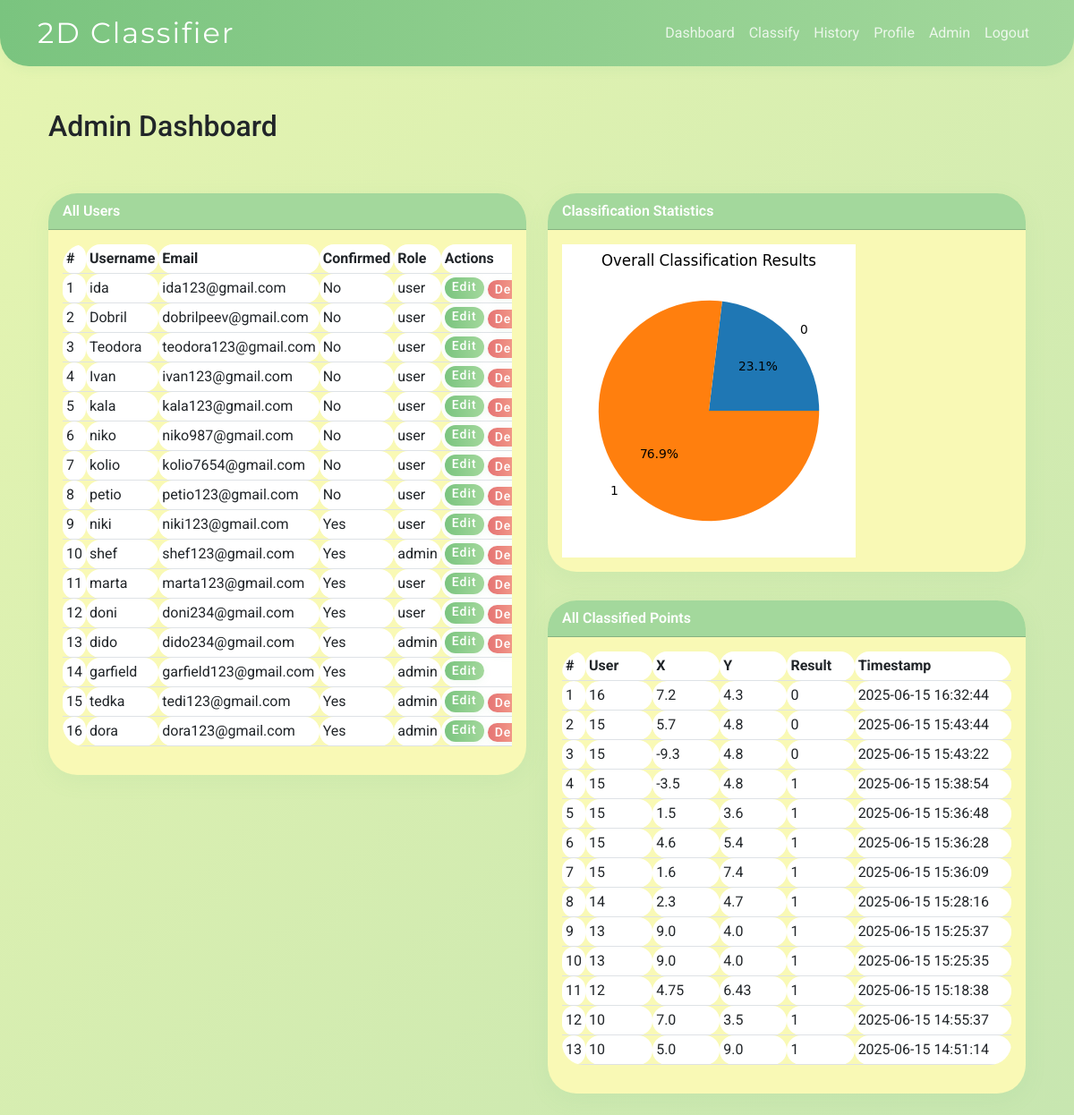
The app's page /admin (signed in) with its own data.
### app/models.py (models this page shows)
class User(UserMixin, db.Model):
    id = db.Column(db.Integer, primary_key=True)
    username = db.Column(db.String(64), unique=True, nullable=False)
    email = db.Column(db.String(120), unique=True, nullable=False)
    password_hash = db.Column(db.String(128), nullable=False)
    confirmed = db.Column(db.Boolean, default=False)
    role_id = db.Column(db.Integer, db.ForeignKey('role.id'))
    def is_admin(self):
        return self.role and self.role.name == 'admin'

class Role(db.Model):
    id = db.Column(db.Integer, primary_key=True)
    name = db.Column(db.String(64), unique=True, nullable=False)
    users = db.relationship('User', backref='role', lazy=True)

class ClassifiedPoint(db.Model):
    id = db.Column(db.Integer, primary_key=True)
    user_id = db.Column(db.Integer, db.ForeignKey('user.id'))
    x = db.Column(db.Float, nullable=False)
    y = db.Column(db.Float, nullable=False)
    label = db.Column(db.Integer, nullable=False)
    result = db.Column(db.Integer, nullable=False)
    timestamp = db.Column(db.DateTime, server_default=db.func.now())

### app/main/routes.py (the view)
@main.route('/admin')
@login_required
def admin_dashboard():
    if not current_user.is_admin():
        abort(403)
    users = User.query.all()
    points = ClassifiedPoint.query.order_by(ClassifiedPoint.timestamp.desc()).all()
    results = [point.result for point in points]
    result_counts = Counter(results)
    plt.figure(figsize=(6, 4))
    plt.pie(result_counts.values(), labels=result_counts.keys(), autopct='%1.1f%%')
    plt.title('Overall Classification Results')
    buf = io.BytesIO()
    plt.savefig(buf, format='png', bbox_inches='tight')
    buf.seek(0)
    plt.close()
    chart_image = base64.b64encode(buf.getvalue()).decode('utf-8')
    return render_template('main/admin.html', users=users, points=points, chart_image=chart_image)

### app/auth/routes.py (called while the page is built)
@login_manager.user_loader
def load_user(user_id):
    return User.query.get(int(user_id))

### app/templates/main/admin.html (shortened to what this page needs)
{% extends 'bootstrap/base.html' %}
{% block content %}
<div class="container mt-5">
    <h2 class="mb-4">Admin Dashboard</h2>
    <div class="row">
        <div class="col-md-6">
            <div class="card mb-4">
                <div class="card-header bg-dark text-white">All Users</div>
                <div class="card-body">
                    <div class="table-responsive">
                        <table class="table table-sm table-hover">
                            <thead>
                                <tr>
                                    <th style="width: 5%">#</th>
                                    <th style="width: 20%">Username</th>
                                    <th style="width: 25%">Email</th>
                                    <th style="width: 10%">Confirmed</th>
                                    <th style="width: 10%">Role</th>
                                    <th style="width: 30%">Actions</th>
                                </tr>
                            </thead>
                            <tbody>
                            {% for user in users %}
                                <tr>
                                    <td>{{ loop.index }}</td>
                                    <td>{{ user.username }}</td>
                                    <td>{{ user.email }}</td>
                                    <td>{{ 'Yes' if user.confirmed else 'No' }}</td>
                                    <td>{{ user.role.name if user.role else 'user' }}</td>
                                    <td>
                                        <div class="d-flex gap-1">
                                            <a href="{{ url_for('main.edit_user', user_id=user.id) }}" class="btn btn-sm btn-primary py-0 px-2 btn-hover-grow">Edit</a>
                                            {% if user.id != current_user.id %}
                                            <form action="{{ url_for('main.delete_user', user_id=user.id) }}" method="POST" class="d-inline">
                                                <button type="submit" class="btn btn-sm btn-danger py-0 px-2 btn-hover-grow" onclick="return confirm('Are you sure you want to delete this user?')">Delete</button>
                                            </form>
                                            {% endif %}
                                        </div>
                                    </td>
                                </tr>
                            {% endfor %}
                            </tbody>
                        </table>
                    </div>
                </div>
            </div>
        </div>
        <div class="col-md-6">
            <div class="card mb-4">
                <div class="card-header bg-info text-white">Classification Statistics</div>
                <div class="card-body">
                    <div class="chart-container">
                        <img class="img-fluid" alt="Classification Results Chart">
                    </div>
                </div>
            </div>
            <div class="card mb-4">
                <div class="card-header bg-info text-white">All Classified Points</div>
                <div class="card-body">
                    <div class="table-responsive">
                        <table class="table table-sm table-hover">
                            <thead>
                                <tr>
                                    <th style="width: 5%">#</th>
                                    <th style="width: 15%">User</th>
                                    <th style="width: 15%">X</th>
                                    <th style="width: 15%">Y</th>
                                    <th style="width: 15%">Result</th>
                                    <th style="width: 35%">Timestamp</th>
                                </tr>
                            </thead>
                            <tbody>
                            {% for point in points %}
                                <tr>
                                    <td>{{ loop.index }}</td>
                                    <td>{{ point.user_id }}</td>
                                    <td>{{ point.x }}</td>
                                    <td>{{ point.y }}</td>
                                    <td>{{ point.result }}</td>
                                    <td>{{ point.timestamp.strftime('%Y-%m-%d %H:%M:%S') }}</td>
                                </tr>
                            {% endfor %}
                            </tbody>
                        </table>
                    </div>
                </div>
            </div>
        </div>
    </div>
</div>
{% endblock %}

### app/templates/bootstrap/base.html (style rules this page uses)
:root { --green-dark: #7AC47F; --green-medium: #A3D89C; --green-light: #C7E6B0; --green-pale: #E6F5B1; --green-very-pale: #F9F9B5; }
body { font-family: 'Roboto', Arial, sans-serif; background: linear-gradient(135deg, var(--green-pale) 0%, var(--green-light) 100%); min-height: 100vh; }
.card { border-radius: 2rem; box-shadow: 0 6px 24px rgba(122, 196, 127, 0.10); margin-top: 2rem; background: var(--green-very-pale); border: none; }
.card-header { border-radius: 2rem 2rem 0 0 !important; background: var(--green-medium) !important; color: #fff !important; font-weight: 600; }
.card-body { border-radius: 0 0 2rem 2rem !important; }
.btn-primary, .btn-success, .btn-danger { border-radius: 2rem; font-weight: 500; letter-spacing: 1px; box-shadow: 0 2px 8px rgba(122, 196, 127, 0.10); transition: background 0.2s, box-shadow 0.2s, transform 0.2s, color 0.2s; }
.btn-primary { background: linear-gradient(90deg, var(--green-dark) 0%, var(--green-medium) 100%); border: none; }
.btn-danger { background: linear-gradient(90deg, #e57373 0%, #ffc3a0 100%); border: none; }
table.table { border-radius: 1.5rem; overflow: hidden; }
th, td { border-radius: 1rem !important; }

### records on screen
User: username "ida", email "ida123@gmail.com", confirmed "No", role "user"
User: username "Dobril", email "dobrilpeev@gmail.com", confirmed "No", role "user"
User: username "Teodora", email "teodora123@gmail.com", confirmed "No", role "user"
User: username "Ivan", email "ivan123@gmail.com", confirmed "No", role "user"
User: username "kala", email "kala123@gmail.com", confirmed "No", role "user"
User: username "niko", email "niko987@gmail.com", confirmed "No", role "user"
User: username "kolio", email "kolio7654@gmail.com", confirmed "No", role "user"
User: username "petio", email "petio123@gmail.com", confirmed "No", role "user"
User: username "niki", email "niki123@gmail.com", confirmed "Yes", role "user"
User: username "shef", email "shef123@gmail.com", confirmed "Yes", role "admin"
User: username "marta", email "marta123@gmail.com", confirmed "Yes", role "user"
User: username "doni", email "doni234@gmail.com", confirmed "Yes", role "user"
User: username "dido", email "dido234@gmail.com", confirmed "Yes", role "admin"
User: username "garfield", email "garfield123@gmail.com", confirmed "Yes", role "admin"
User: username "tedka", email "tedi123@gmail.com", confirmed "Yes", role "admin"
User: username "dora", email "dora123@gmail.com", confirmed "Yes", role "admin"
ClassifiedPoint: user_id "16", x "7.2", y "4.3", result "0", timestamp "2025-06-15 16:32:44"
ClassifiedPoint: user_id "15", x "5.7", y "4.8", result "0", timestamp "2025-06-15 15:43:44"
ClassifiedPoint: user_id "15", x "-9.3", y "4.8", result "0", timestamp "2025-06-15 15:43:22"
ClassifiedPoint: user_id "15", x "-3.5", y "4.8", result "1", timestamp "2025-06-15 15:38:54"
ClassifiedPoint: user_id "15", x "1.5", y "3.6", result "1", timestamp "2025-06-15 15:36:48"
ClassifiedPoint: user_id "15", x "4.6", y "5.4", result "1", timestamp "2025-06-15 15:36:28"
ClassifiedPoint: user_id "15", x "1.6", y "7.4", result "1", timestamp "2025-06-15 15:36:09"
ClassifiedPoint: user_id "14", x "2.3", y "4.7", result "1", timestamp "2025-06-15 15:28:16"
ClassifiedPoint: user_id "13", x "9.0", y "4.0", result "1", timestamp "2025-06-15 15:25:37"
ClassifiedPoint: user_id "13", x "9.0", y "4.0", result "1", timestamp "2025-06-15 15:25:35"
ClassifiedPoint: user_id "12", x "4.75", y "6.43", result "1", timestamp "2025-06-15 15:18:38"
ClassifiedPoint: user_id "10", x "7.0", y "3.5", result "1", timestamp "2025-06-15 14:55:37"
ClassifiedPoint: user_id "10", x "5.0", y "9.0", result "1", timestamp "2025-06-15 14:51:14"
